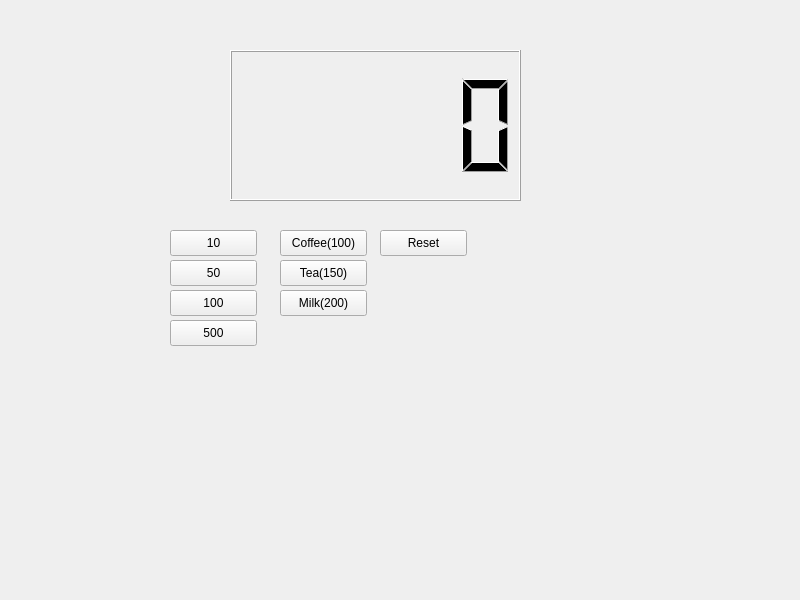
<?xml version="1.0" encoding="UTF-8"?>
<ui version="4.0">
 <class>Widget</class>
 <widget class="QWidget" name="Widget">
  <property name="geometry">
   <rect>
    <x>0</x>
    <y>0</y>
    <width>800</width>
    <height>600</height>
   </rect>
  </property>
  <property name="windowTitle">
   <string>Widget</string>
  </property>
  <widget class="QLCDNumber" name="lcdNumber">
   <property name="geometry">
    <rect>
     <x>230</x>
     <y>50</y>
     <width>291</width>
     <height>151</height>
    </rect>
   </property>
  </widget>
  <widget class="QPushButton" name="pushButton">
   <property name="geometry">
    <rect>
     <x>170</x>
     <y>230</y>
     <width>87</width>
     <height>26</height>
    </rect>
   </property>
   <property name="text">
    <string>10</string>
   </property>
  </widget>
  <widget class="QPushButton" name="pushButton_2">
   <property name="geometry">
    <rect>
     <x>170</x>
     <y>260</y>
     <width>87</width>
     <height>26</height>
    </rect>
   </property>
   <property name="text">
    <string>50</string>
   </property>
  </widget>
  <widget class="QPushButton" name="pushButton_3">
   <property name="geometry">
    <rect>
     <x>170</x>
     <y>290</y>
     <width>87</width>
     <height>26</height>
    </rect>
   </property>
   <property name="text">
    <string>100</string>
   </property>
  </widget>
  <widget class="QPushButton" name="pushButton_4">
   <property name="geometry">
    <rect>
     <x>170</x>
     <y>320</y>
     <width>87</width>
     <height>26</height>
    </rect>
   </property>
   <property name="text">
    <string>500</string>
   </property>
  </widget>
  <widget class="QPushButton" name="pushButton_5">
   <property name="geometry">
    <rect>
     <x>280</x>
     <y>230</y>
     <width>87</width>
     <height>26</height>
    </rect>
   </property>
   <property name="text">
    <string>Coffee(100)</string>
   </property>
  </widget>
  <widget class="QPushButton" name="pushButton_6">
   <property name="geometry">
    <rect>
     <x>280</x>
     <y>260</y>
     <width>87</width>
     <height>26</height>
    </rect>
   </property>
   <property name="text">
    <string>Tea(150)</string>
   </property>
  </widget>
  <widget class="QPushButton" name="pushButton_7">
   <property name="geometry">
    <rect>
     <x>280</x>
     <y>290</y>
     <width>87</width>
     <height>26</height>
    </rect>
   </property>
   <property name="text">
    <string>Milk(200)</string>
   </property>
  </widget>
  <widget class="QPushButton" name="pushButton_8">
   <property name="geometry">
    <rect>
     <x>380</x>
     <y>230</y>
     <width>87</width>
     <height>26</height>
    </rect>
   </property>
   <property name="text">
    <string>Reset</string>
   </property>
  </widget>
 </widget>
 <resources/>
 <connections/>
</ui>
